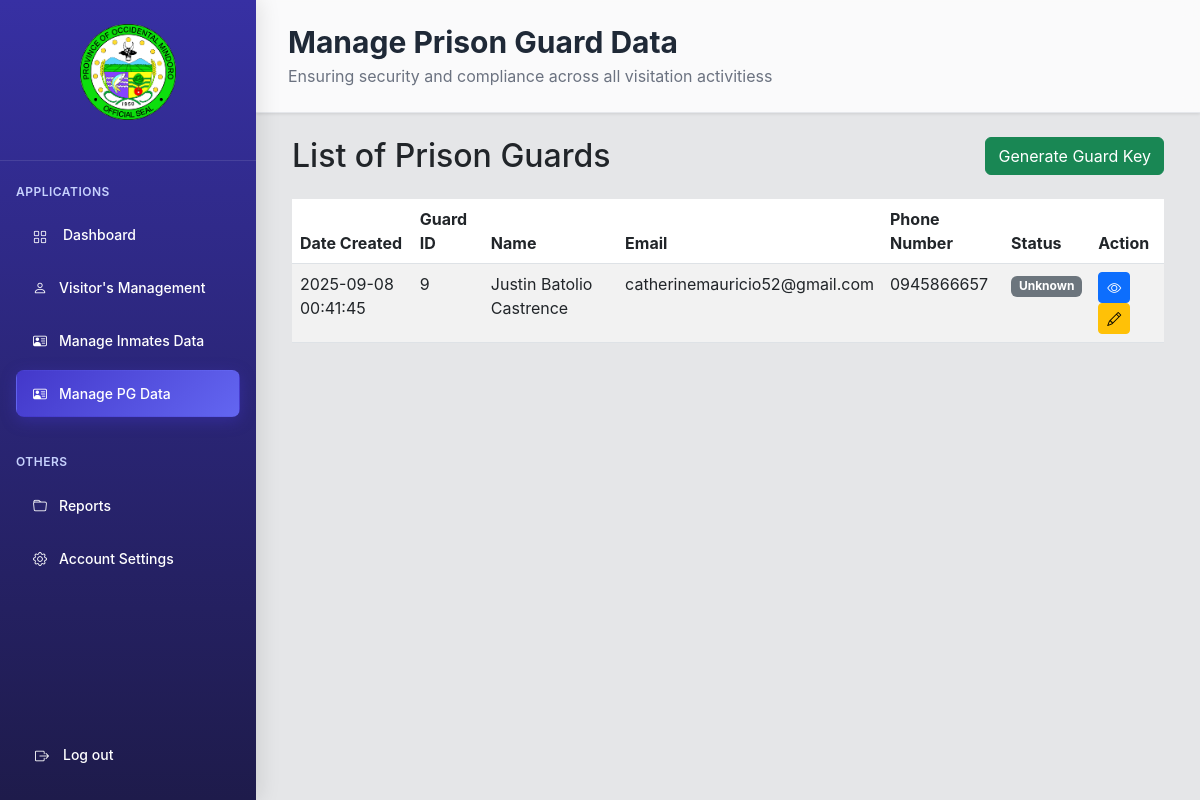
Page /modules/Warden/WARDEN_PG_DATA.php (signed in) on the committed database.
### tables this page shows
CREATE TABLE `users` (
  `id` int(11) NOT NULL,
  `email` varchar(150) NOT NULL,
  `first_name` varchar(100) NOT NULL,
  `last_name` varchar(100) NOT NULL,
  `middle_name` varchar(100) DEFAULT NULL,
  `gender` enum('Male','Female') NOT NULL,
  `phone_number` varchar(20) NOT NULL,
  `birthday` date NOT NULL,
  `age` int(11) NOT NULL,
  `password` varchar(255) NOT NULL,
  `role` enum('warden','prison_guard') NOT NULL,
  `signup_key` varchar(255) NOT NULL,
  `created_at` timestamp NOT NULL DEFAULT current_timestamp(),
  `updated_at` timestamp NOT NULL DEFAULT current_timestamp() ON UPDATE current_timestamp(),
  `status` enum('on_duty','off_duty') DEFAULT 'off_duty',
  `time_in` datetime DEFAULT NULL,
  `time_out` datetime DEFAULT NULL
);

### modules/Warden/WARDEN_PG_DATA.php (the view, shortened to what this page needs)
<?php
require_once '../../database/connection.php';
?>
<!DOCTYPE html>
<html lang="en">
<head>
    <link href="https://cdn.jsdelivr.net/npm/bootstrap@5.3.0/dist/css/bootstrap.min.css" rel="stylesheet">
    <link href="https://cdn.jsdelivr.net/npm/bootstrap-icons@1.10.0/font/bootstrap-icons.css" rel="stylesheet">
      <link rel="stylesheet" href="../../assets/css/WARDEN_PG_DATA.css">
      <link rel="stylesheet" href="../../includes/navbar/PG_navbar.css" />
</head>
<body>
    <div class="d-flex">
        <?php include '../../includes/navbar/nav.php' ?>
        <main class="main-content flex-fill">
            <?php include '../../includes/header/wpgdata.php'; ?>
        <div class="content-area p-4">
            <div class="container-fluid">
                <div class="row mb-4">
                    <div class="col-12">
                        <div class="d-flex justify-content-between align-items-center">
                            <h2 class="mb-0">List of Prison Guards</h2>
                            <button type="button" class="btn btn-success d-flex align-items-center gap-2"
                                    data-bs-toggle="modal" data-bs-target="#generateKeyModal">
                                <span>Generate Guard Key</span>
                            </button>
                        </div>
                    </div>
                </div>
                <div class="table-container mt-3">
                    <table class="table table-striped">
                        <thead>
                        <tr>
                            <th>Date Created</th>
                            <th>Guard ID</th>
                            <th>Name</th>
                            <th>Email</th>
                            <th>Phone Number</th>
                            <th>Status</th>
                            <th>Action</th>
                        </tr>
                        </thead>
                        <tbody>
                        <?php
                        $query = $con_admin->query("SELECT id, created_at, first_name, last_name, middle_name, email, phone_number, role
                                                    FROM users WHERE role = 'prison_guard' ORDER BY created_at DESC");
                     if ($query && $query->num_rows > 0) {
    while ($row = $query->fetch_assoc()) {
        $fullName = trim($row['first_name'] . ' ' . ($row['middle_name'] ?? '') . ' ' . $row['last_name']);
        $status = 'Unknown';
        $badgeClass = 'secondary';
        echo "<tr>
            <td>".htmlspecialchars($row['created_at'] ?? '—')."</td>
            <td>".htmlspecialchars($row['id'])."</td>
            <td>".htmlspecialchars($fullName)."</td>
            <td>".htmlspecialchars($row['email'])."</td>
            <td>".htmlspecialchars($row['phone_number'] ?? '—')."</td>
            <td><span class='badge bg-".htmlspecialchars($badgeClass)."'>".htmlspecialchars($status)."</span></td>
            <td>
                <button class='btn btn-sm btn-primary'><i class='bi bi-eye'></i></button>
                <button class='btn btn-sm btn-warning'><i class='bi bi-pencil'></i></button>
            </td>
        </tr>";
    }
} else {
    echo "<tr><td colspan='7' class='text-center'>No prison guards found.</td></tr>";
}
                        ?>
                        </tbody>
                    </table>
                </div>
            </div>
        </div>
    </main>
</div>
</body>
</html>

### assets/css/WARDEN_PG_DATA.css (style rules this page uses)
.main-content { margin-left: 256px; min-height: 100vh; }

### includes/navbar/PG_navbar.css (style rules this page uses)
body { font-family: -apple-system, BlinkMacSystemFont, 'Segoe UI', Roboto, Oxygen, Ubuntu, Cantarell, sans-serif; background-color: #e5e6e8; }

### rows in the picture
users: created_at "2025-09-08 00:41:45", id "9", fullName "Justin Batolio Castrence", email "catherinemauricio52@gmail.com", phone_number "0945866657", status "Unknown"
